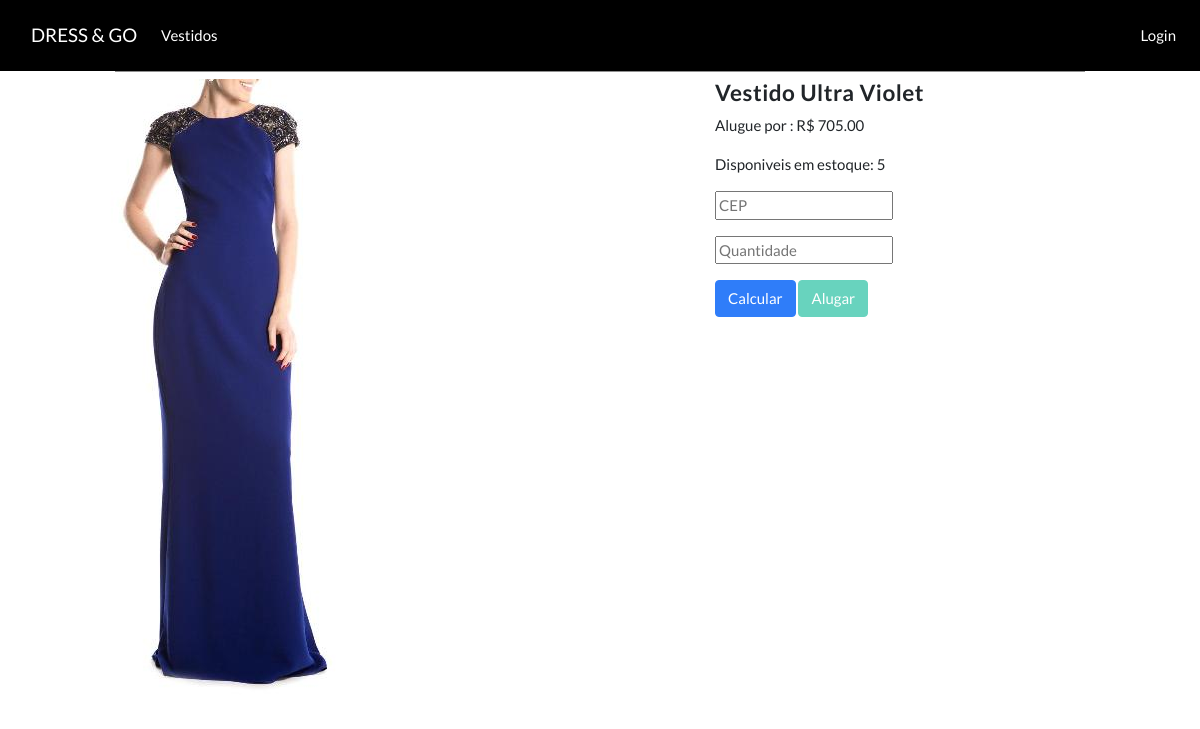
Page /produto/2/ on the committed database.
### core/models.py (models this page shows, shortened)
class Produto(models.Model):
    nome = models.CharField(max_length=255, unique=True)
    valor = models.DecimalField(decimal_places=2, max_digits=10)
    quantidade = models.PositiveIntegerField()
    imagen = models.ImageField(upload_to='static/img/')

### core/views.py (the view)
# urls.py: path('produto/<int:id>/', views.produto, name='produto'),
def produto(request, id):
    produto = Produto.objects.get(pk=id)
    if request.method == "POST":
        cep = request.POST.get('cep', None)
        quantidade = request.POST.get('quantidade', None)
        if quantidade is not None and int(quantidade) > 0:
            if produto.quantidade < int(quantidade):
                context = {
                    'quantidade_error': True,
                    'produto': produto
                }
            else:
                produto.quantidade -= int(quantidade)
                valor = int(quantidade) * produto.valor
                try:
                    usuario = Usuario.objects.get(pk=request.user.id)
                    aluguel = Aluguel(
                        cliente=usuario, produto=produto, valor=valor, cep=cep
                    )
                    produto.save()
                    aluguel.save()
                    context = {
                        'aluguel': True,
                        'produto': produto
                    }
                except Usuario.DoesNotExist:
                    context = {
                        'produto': produto,
                        'login_required': True
                    }
        else:
            context = {
                'quantidade_zero': True,
                'produto': produto
            }
        return render(request, 'core/produto.html', context)
    else:
        context = {
            'produto': produto
        }
        return render(request, 'core/produto.html', context)

### templates/core/produto.html (shortened to what this page needs)
{% extends 'core/base.html' %}
{% block head %}
  {% load static %}
{% endblock %}
{% block body %}
  {% include 'core/navbar.html' %}
  <div class="container-fluid">
    <div class="row">
      <div class="col-md-10 offset-md-1">
        <div class="produto"></div>
      </div>
    </div>
  </div>
  <div class="container-fluid">
    <div class="row">
      <div class="col-md-5">
        <figure class="figure">
          <img src="/{{ static }}{{ produto.imagen }}" class="figure-img img-fluid rounded" alt="{{produto.nome}}">
        </figure>
      </div>
      <div class="col-md-4 offset-md-2">
        <h4 class="nome_produto"><b>{{ produto.nome }}</b></h4>
        <p>Alugue por : R$ {{ produto.valor }}</p>
        <p>Disponiveis em estoque: {{ produto.quantidade }}</p>
        <form method="POST" class="form">
          <div class="form-group">
            <input type="text" class="from-control" name="cep" placeholder="CEP">
          </div>
          <div class="form-group">
            <input type="text" class="from-control" name="quantidade" id="quantidade" placeholder="Quantidade">
          </div>
          <button type="button" class="btn btn-info" id="calcular">Calcular</button>
          <button type="submit" disabled class="btn btn-success" id="alugar">Alugar</button>
        </form>
      </div>
    </div>
  </div>
{% endblock %}

### static/css/base.css (style rules this page uses)
.produto { border-top: thin solid #8f8f8f; margin-bottom: 0.5em; }
.nome_produto { letter-spacing: 0.5px; }

### rows in the picture
Produto: imagen (picture), nome "Vestido Ultra Violet", valor "705.00", quantidade "5"
